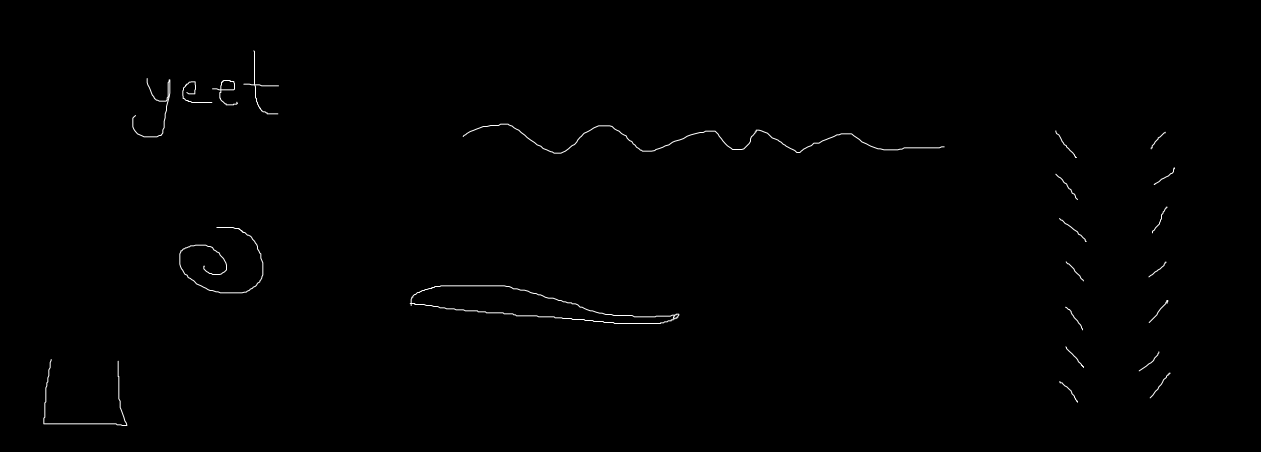
#> input picture yeet.png, 3782 x 1355 px (shown at 1/3 size)
$ python latticeboltzmann.py yeet.png yeet.png
#> lines starting #> are read from the running program, lines starting #| are printed output that depends on the picture; after the words box and inside, x2 and y2 are one past the last pixel; in counts of white or black regions, pixels touching at a corner belong together
#!/usr/bin/env python3
#import os
#os.environ["MKL_NUM_THREADS"] = "2"
import numpy as np
import sys
import time
import math
import imageio
import matplotlib
from itertools import count
import pycuda.autoinit
import pycuda.driver as drv
from pycuda.compiler import SourceModule
import cv2

dtype = np.float32

if dtype == np.float16:
  rtol = 1e-2
else:
  rtol = 1e-6

# Constants for D2Q9 https://arxiv.org/pdf/0908.4520.pdf # Normalized boltzmann distribution (thermal)
r2 = 3
w = np.array([1/36, 1/9, 1/36,
              1/9,  4/9, 1/9,
              1/36, 1/9, 1/36], dtype=dtype)
assert(np.all(w == np.flip(w, axis=0)))
assert(math.isclose(sum(w), 1, rel_tol=rtol))
e = np.array([[-1,-1],[0,-1],[1,-1],
              [-1, 0],[0, 0],[1, 0],
              [-1, 1],[0, 1],[1, 1]])
assert(np.all(e == -np.flip(e, axis=0)))
assert((np.sum(e, axis=0) == [0, 0]).all())
e_f = np.asarray(e, dtype=dtype)

# Configuration.
import sys
if len(sys.argv) > 1:
  from PIL import Image
  blocked = np.array(Image.open(sys.argv[1]).convert('L')) > 128
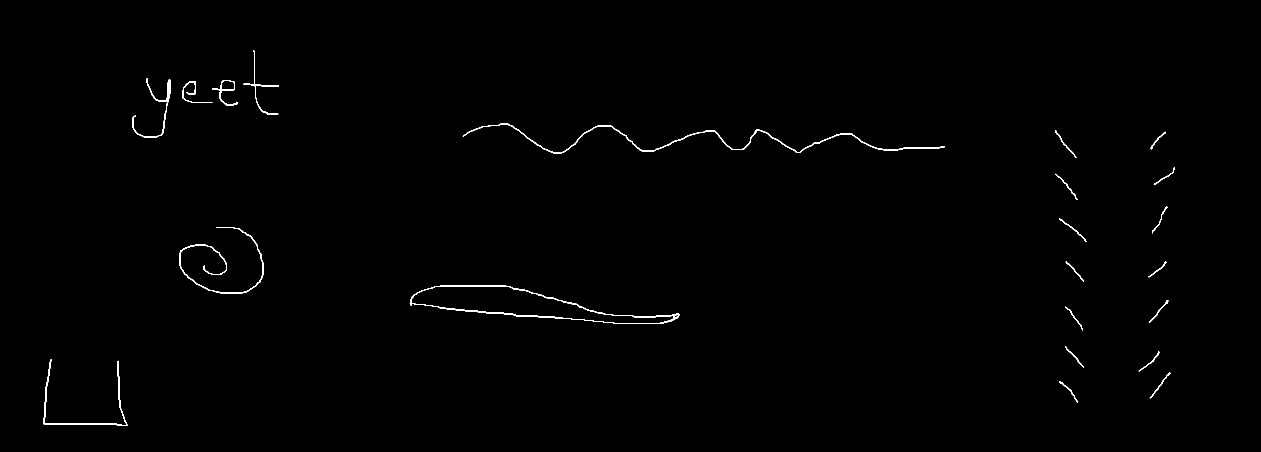
#> blocked: shape (1355, 3782) bool (shown at 1/3 size); 0.44% white; 22 white regions, largest, box (x1, y1, x2, y2) and area: (1229, 856, 2038, 972) 5153, (1388, 371, 2834, 461) 4960, (538, 681, 790, 880) 2606
  print(blocked.shape)
#| (1355, 3782)
  N = blocked.shape[0]
#> N = 1355
  M = blocked.shape[1]
#> M = 3782
  video = imageio.get_writer(sys.argv[1] + '.mp4', fps=60)
else:
  raise ValueError("No base image provided")


if len(sys.argv) > 2:
  tune = sys.argv[2]
else:
  tune = 'RTX_3090'

if tune == 'RTX_2070':
  INNER_TIMESTEPS = 1 # Number of times the inner loop repeats.
  INNER_BLOCK = N+1 # Number of rows of a 32-wide column to be processed in an inner loop chunk.
  BLOCKS_THREADS_TUNE_CONSTANT = 8 # Adjust the blocks/threads tradeoff. Higher means more threads per block, but fewer blocks.
  NVCC_ARCH = 'sm_75'
elif tune == 'RTX_3090':
  INNER_TIMESTEPS = 1
  INNER_BLOCK = N+1
  BLOCKS_THREADS_TUNE_CONSTANT = 10
  NVCC_ARCH = 'sm_86'
elif tune == 'A100_80GB':
  INNER_TIMESTEPS = 6
  INNER_BLOCK = N+1
  BLOCKS_THREADS_TUNE_CONSTANT = 12
  NVCC_ARCH = 'sm_80'
else:
#> (the run stopped early here; a loop or call above may not have finished)
